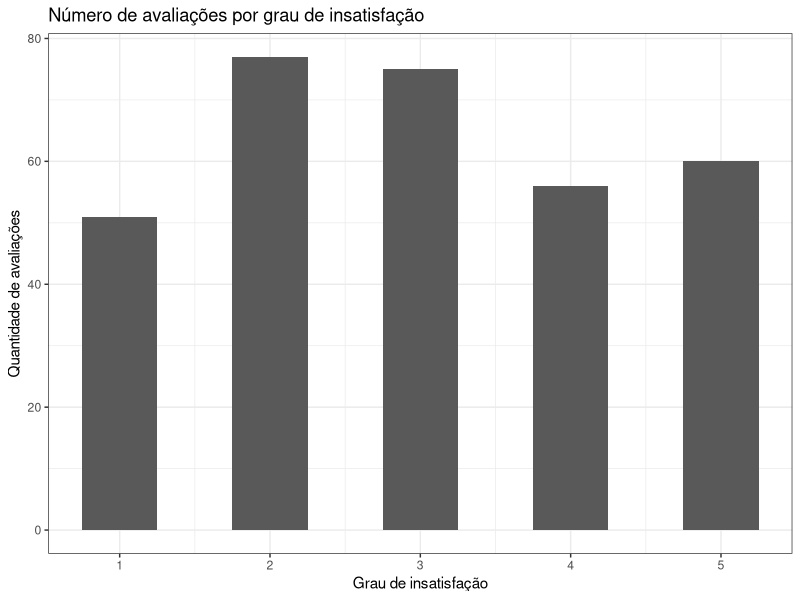
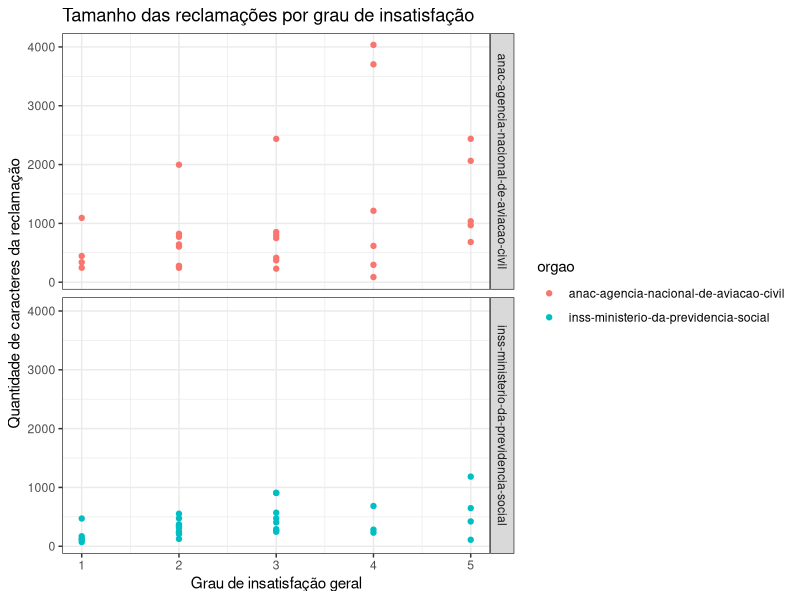
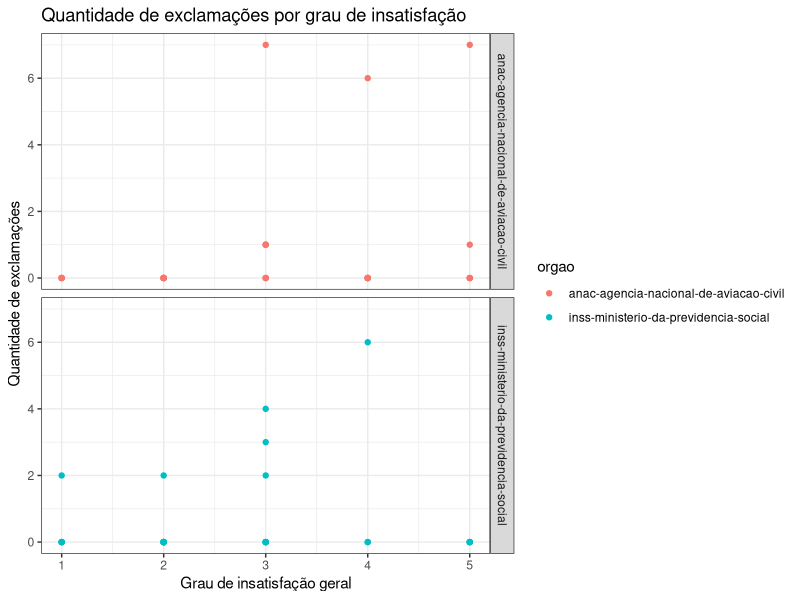
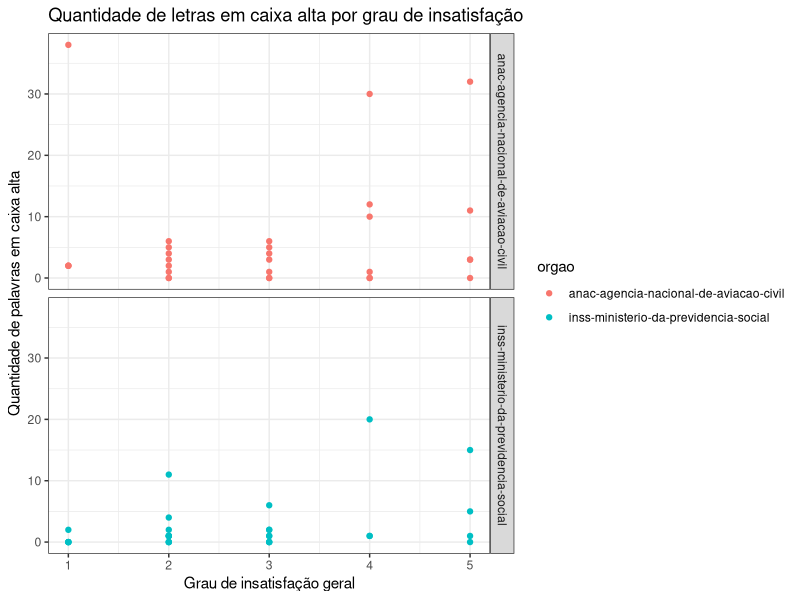

These figures' R source, in order:
library(tidyverse)
library(ggplot2)
theme_set(theme_bw())

setwd("/Users/raquelvl/Documents/GitHub/reclamacoes-do-gf/")

avaliacoes  <- read_csv("data/3-avaliacao-humana/avaliacoes-20180610.csv")
reclamacoes <-  read_csv("data/1-reclamacoes-selecionadas/reclamacoes-avaliadas.csv")

#inserindo colunas comprimento da reclamacao e do titulo
reclamacoes <- reclamacoes %>% mutate(reclamacao.length = str_length(reclamacao), titulo.length = str_length(titulo))

# insere coluna com número de letras em capslock
reclamacoes$numero.de.capslock <- str_count(reclamacoes$reclamacao, "\\b[A-Z]{2,}\\b")

# insere coluna com número de exclamações no titulo e na reclamação
reclamacoes$numero.de.exclamacoes <- str_count(reclamacoes$reclamacao, "!")

# cria um data frame para cada orgão
reclamacoes_anac <- filter(reclamacoes, reclamacoes$orgao=="anac-agencia-nacional-de-aviacao-civil")
reclamacoes_inss <- filter(reclamacoes, reclamacoes$orgao=="inss-ministerio-da-previdencia-social")

# Das avaliações realizadas, quantas foram feitas para cada nível de insatisfação?
(ggplot(avaliacoes, aes(x=`Grau de insatisfação`))
+geom_bar(width=0.5)
+labs(title="Número de avaliações por grau de insatisfação", x="Grau de insatisfação", y="Quantidade de avaliações")
)

# Ver nota média das medianas da ANAC e do INSS
mean(reclamacoes_anac$mediana)
mean(reclamacoes_inss$mediana)

# Ver proporção do tamanho da reclamação para cada nível de insatisfação em relação a ANAC e INSS
(ggplot(reclamacoes, aes(x=mediana, y=reclamacao.length, colour=orgao))
+geom_point()
+labs(title="Tamanho das reclamações por grau de insatisfação", x="Grau de insatisfação geral", y="Quantidade de caracteres da reclamação")
+facet_grid(orgao ~ .)
)
cor_anac <- cor(reclamacoes_anac$mediana, reclamacoes_anac$reclamacao.length)
cor_inss <- cor(reclamacoes_inss$mediana, reclamacoes_inss$reclamacao.length)
mat <- matrix(c(cor_anac, cor_inss), nrow=1, ncol=2)
colnames(mat) <- c("cor_anac", "cor_inss")
mat

# Ver proporção da quantidade de exclamações pra cada nível de insatisfação em relação a ANAC e INSS
(ggplot(reclamacoes, aes(x=mediana, y=numero.de.exclamacoes, colour=orgao))
+geom_point()
+labs(title="Quantidade de exclamações por grau de insatisfação", x="Grau de insatisfação geral", y="Quantidade de exclamações")
+facet_grid(orgao ~ .)
)
cor_anac <- cor(reclamacoes_anac$mediana, reclamacoes_anac$numero.de.exclamacoes)
cor_inss <- cor(reclamacoes_inss$mediana, reclamacoes_inss$numero.de.exclamacoes)
mat <- matrix(c(cor_anac, cor_inss), nrow=1, ncol=2)
colnames(mat) <- c("cor_anac", "cor_inss")
mat

# Ver proporção da quantidade de letras maiúsculas pra cada nível de insatisfação em relação a ANAC e INSS
(ggplot(reclamacoes, aes(x=mediana, y=numero.de.capslock, colour=orgao))
+geom_point() 
+labs(title="Quantidade de letras em caixa alta por grau de insatisfação", x="Grau de insatisfação geral", y="Quantidade de palavras em caixa alta")
+facet_grid(orgao ~ .)
)
cor_anac <- cor(reclamacoes_anac$mediana, reclamacoes_anac$numero.de.capslock)
cor_inss <- cor(reclamacoes_inss$mediana, reclamacoes_inss$numero.de.capslock)
mat <- matrix(c(cor_anac, cor_inss), nrow=1, ncol=2)
colnames(mat) <- c("cor_anac", "cor_inss")
mat
